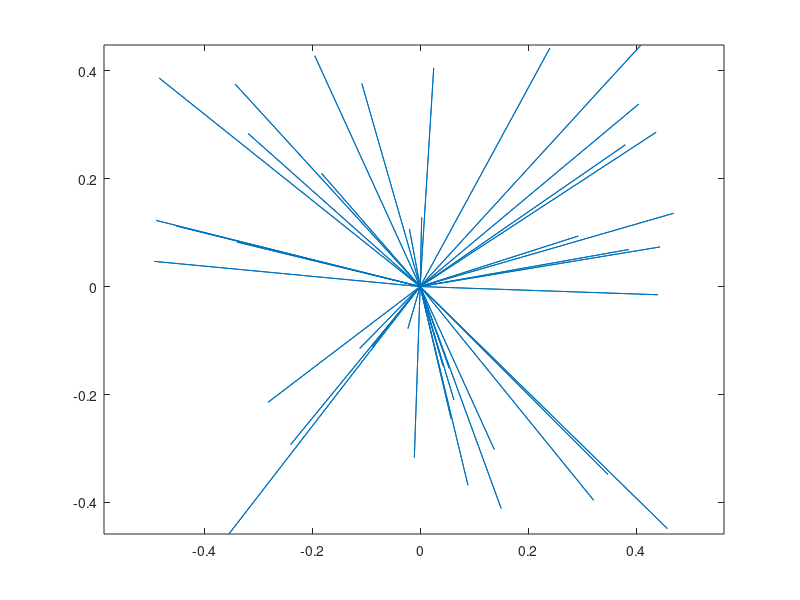
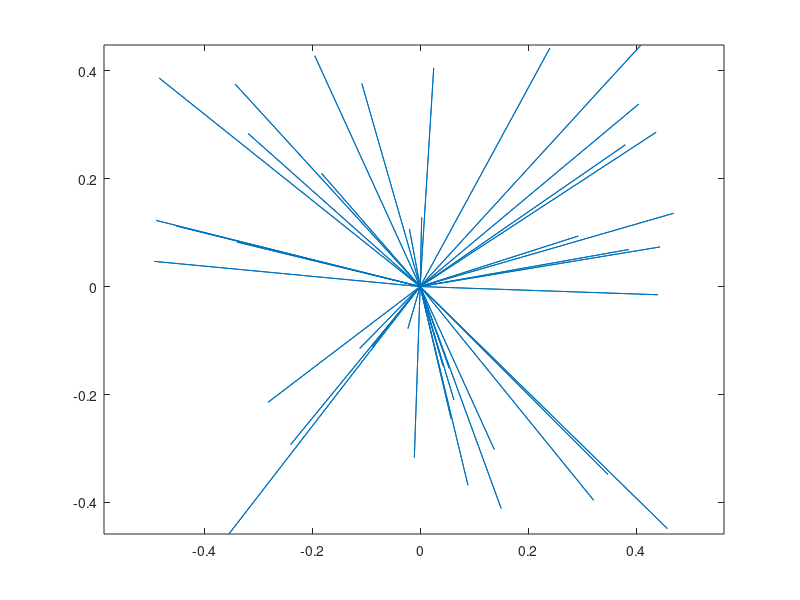

Reproduce these figures in MATLAB, in order. (Note: this script raises an error after producing the figures.)
% This file contains some test methods for computationally generating 
% a feasible force space (or alternatively, generating a polytope
% containing the Minkowski sum of vectors)


%% Generate some 2d vectors

v = rand(2,40) - 0.5;

figVec2d = figure(1);
lines = repelem(v,1,3);
lines(:,1:3:end) = 0;
lines(:,3:3:end) = 0;
plot(lines(1,:), lines(2,:));
axis equal;

%% pseudo method (this doesn't really work)
% add vectors if they contribute towards a given direction

figPseudoFFS2d = figure(2);
plot(lines(1,:), lines(2,:));
hold on;
scr = scatter([], [], 'k.');
scp = scatter([], [], 'rx');
hold off;
axis equal;

r = 0:0.1:pi*2;

p = zeros(2,length(r));


phi = atan2(v(2,:),v(1,:));

for ri = 1:length(r)
    
    scr.XData = [scr.XData cos(r(ri))]; scr.YData = [scr.YData sin(r(ri))];
    
    for vi = 1:length(v)
        
        diff = abs(phi(vi) - r(ri));
        while diff > pi
            diff = diff - 2*pi;
        end
        
        %rad2deg(diff)
        
        if diff < pi/2
            p(:,ri) = p(:,ri) + v(:,vi);
        end
    end
    
    scp.XData = [scp.XData p(1,ri)]; scp.YData = [scp.YData p(2,ri)];
end

K = convhull(p');
hold on;
plot(p(1,K), p(2,K));
hold off


%% method brute force
% add all combinations of vectors, then convex hull them

% (will run out of memory with n > 40)

% seriously, don't try to run this

figBruteFFS2d = figure(3);
plot(lines(1,:), lines(2,:));
hold on;
scp = scatter([], [], 'rx');
hold off;
axis equal;


p = zeros(2,1);
    
for vi = 1:length(v)
    
    newp = p + v(:,vi);
    p = [p newp]; %#ok<AGROW>

    scp.XData = p(1,:); scp.YData = p(2,:);
    drawnow; pause(0.5);
end


K = convhull(p');
hold on;
plot(p(1,K), p(2,K));
hold off


%% slightly better method
% add all combinations of vectors and convex hull each step
% remove interior points

% (repeated convex hulling at increasingly large)

figFFS2d = figure(4);
plot(lines(1,:), lines(2,:));
hold on;
scp = scatter([], [], 'rx');
bl = plot(0, 0,'k-');
hold off;
axis equal;


p = zeros(2,1);
    
for vi = 1:length(v)
    
    newp = [p, p + v(:,vi)];
    
    if(vi > 2)
        K = convhull(newp');
        p = newp(:,K);
        bl.XData = newp(1,K); bl.YData = newp(2,K);
    else
        p = newp;
    end

    scp.XData = p(1,:); scp.YData = p(2,:);
    drawnow; pause(0.5);
end



%% Generate some 3d vectors

v = rand(3,50) - 0.5;

figVec3d = figure(5);
lines = repelem(v,1,3);
lines(:,1:3:end) = 0;
lines(:,3:3:end) = 0;
plot3(lines(1,:), lines(2,:), lines(3,:));
axis equal;


%% add all combinations of vectors and convex hull each step
figFFS3d = figure(6);
plot3(lines(1,:), lines(2,:), lines(3,:));
hold on;
scp = scatter3([], [], [], 'r.');
%bl = plot3(0, 0, 0,'k-');
hold off;
axis equal;


p = zeros(3,1);

sz = zeros(1,length(v));
tm = zeros(1,length(v));

tic;
    
for vi = 1:length(v)
    
    newp = [p, p + v(:,vi)];
    
    if(vi > 3)
        K = convhull(newp');
        ptmp = newp(:,K);
        p = [unique(ptmp(1,:), 'stable');
             unique(ptmp(2,:), 'stable');
             unique(ptmp(3,:), 'stable')];
         
        %bl.XData = newp(1,K); bl.YData = newp(2,K);
    else
        p = newp;
    end
    
    %scp.XData = p(1,:); scp.YData = p(2,:); scp.ZData = p(3,:);
    %drawnow; pause(3);
    
    sz(vi) = size(p,2);
    tm(vi) = toc;
end

scp.XData = p(1,:); scp.YData = p(2,:); scp.ZData = p(3,:);



